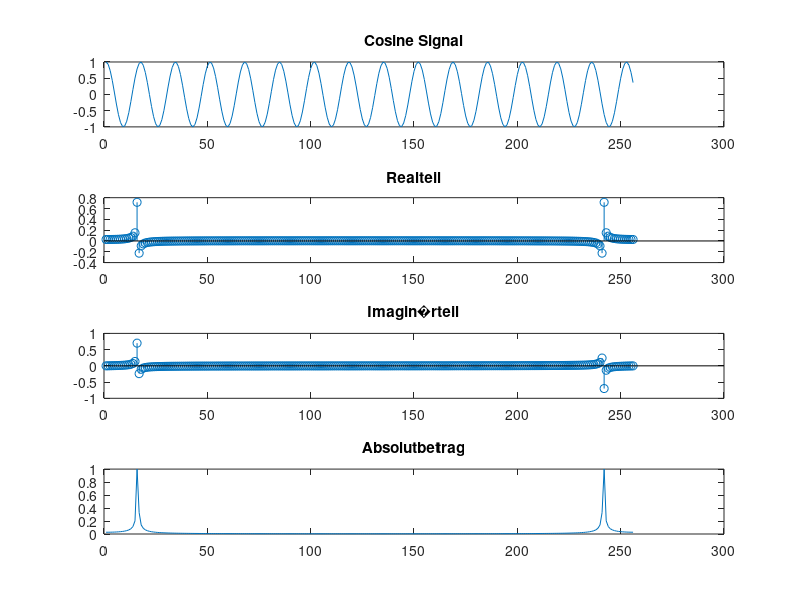

The MATLAB source for this figure:
M=256; % Number of samples
F=15.25; % cosine signal frequency 1) F= 15,50 2)F = 15,0, 15,25, 15,5.

t=0:M-1;
x=cos(2*pi*F*t/M);

xDFT= fft(x);

xDFT=xDFT/max(abs(xDFT));

%Plots
figure
subplot(4,1,1);
plot(x)
title('Cosine Signal')

subplot(4,1,2);
stem(real(xDFT))
title('Realteil')

subplot(4,1,3);
stem(imag(xDFT))
title('Imagin�rteil');

subplot(4,1,4);
plot(abs(xDFT))
title('Absolutbetrag');